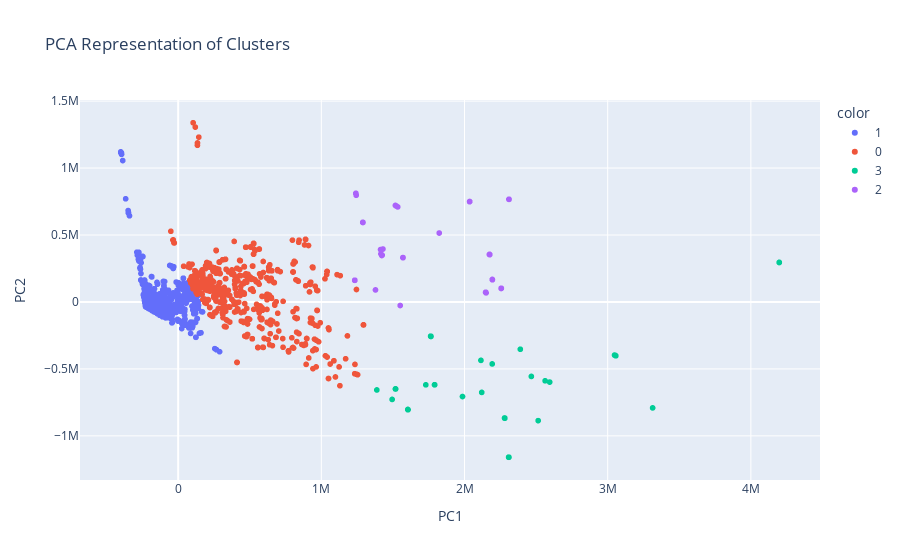

The notebook cell saved with this chart:
### Markdown cell above
PCA Scatter Plot

### Code cell
# Create scatter plot of `PC2` vs `PC1`
fig = px.scatter(
    data_frame=X_pca,
    x="PC1",
    y="PC2",
    color=labels.astype(str),
    title="PCA Representation of Clusters"
)
fig.update_layout(xaxis_title="PC1", yaxis_title="PC2")

fig.show()
